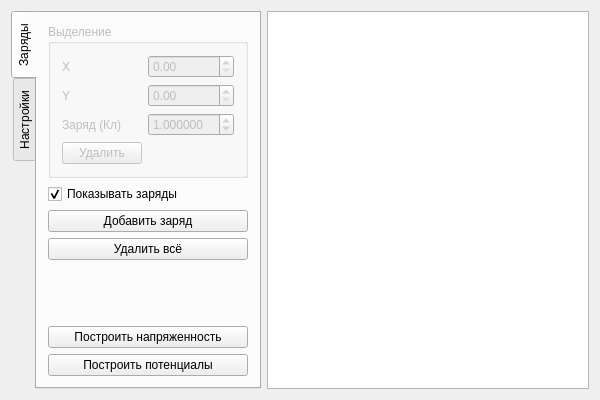
<?xml version="1.0" encoding="UTF-8"?>
<ui version="4.0">
 <class>MainWindow</class>
 <widget class="QMainWindow" name="MainWindow">
  <property name="geometry">
   <rect>
    <x>0</x>
    <y>0</y>
    <width>600</width>
    <height>400</height>
   </rect>
  </property>
  <property name="windowTitle">
   <string>MainWindow</string>
  </property>
  <widget class="QWidget" name="centralWidget">
   <layout class="QHBoxLayout" name="horizontalLayout">
    <item>
     <widget class="QTabWidget" name="tabWidget">
      <property name="maximumSize">
       <size>
        <width>250</width>
        <height>16777215</height>
       </size>
      </property>
      <property name="tabPosition">
       <enum>QTabWidget::West</enum>
      </property>
      <property name="currentIndex">
       <number>0</number>
      </property>
      <widget class="QWidget" name="tabCharges">
       <attribute name="title">
        <string>Заряды</string>
       </attribute>
       <layout class="QVBoxLayout" name="verticalLayout">
        <item>
         <widget class="QGroupBox" name="gbCharge">
          <property name="enabled">
           <bool>false</bool>
          </property>
          <property name="title">
           <string>Выделение</string>
          </property>
          <layout class="QFormLayout" name="formLayout">
           <property name="fieldGrowthPolicy">
            <enum>QFormLayout::AllNonFixedFieldsGrow</enum>
           </property>
           <item row="1" column="0">
            <widget class="QLabel" name="lbX">
             <property name="text">
              <string>X</string>
             </property>
            </widget>
           </item>
           <item row="1" column="1">
            <widget class="QDoubleSpinBox" name="sbX">
             <property name="accelerated">
              <bool>true</bool>
             </property>
             <property name="maximum">
              <double>400.000000000000000</double>
             </property>
            </widget>
           </item>
           <item row="2" column="0">
            <widget class="QLabel" name="lbY">
             <property name="text">
              <string>Y</string>
             </property>
            </widget>
           </item>
           <item row="2" column="1">
            <widget class="QDoubleSpinBox" name="sbY">
             <property name="accelerated">
              <bool>true</bool>
             </property>
             <property name="maximum">
              <double>400.000000000000000</double>
             </property>
            </widget>
           </item>
           <item row="3" column="0">
            <widget class="QLabel" name="lbCharge">
             <property name="text">
              <string>Заряд (Кл)</string>
             </property>
            </widget>
           </item>
           <item row="3" column="1">
            <widget class="QDoubleSpinBox" name="sbCharge">
             <property name="accelerated">
              <bool>true</bool>
             </property>
             <property name="decimals">
              <number>6</number>
             </property>
             <property name="minimum">
              <double>-100000.000000000000000</double>
             </property>
             <property name="maximum">
              <double>100000.000000000000000</double>
             </property>
             <property name="value">
              <double>1.000000000000000</double>
             </property>
            </widget>
           </item>
           <item row="6" column="0">
            <widget class="QPushButton" name="pbRemove">
             <property name="text">
              <string>Удалить</string>
             </property>
            </widget>
           </item>
          </layout>
         </widget>
        </item>
        <item>
         <widget class="QCheckBox" name="cbChargesVisible">
          <property name="text">
           <string>Показывать заряды</string>
          </property>
          <property name="checked">
           <bool>true</bool>
          </property>
         </widget>
        </item>
        <item>
         <widget class="QPushButton" name="pbAddCharge">
          <property name="text">
           <string>Добавить заряд</string>
          </property>
         </widget>
        </item>
        <item>
         <widget class="QPushButton" name="pbRemoveAll">
          <property name="text">
           <string>Удалить всё</string>
          </property>
         </widget>
        </item>
        <item>
         <spacer name="verticalSpacer">
          <property name="orientation">
           <enum>Qt::Vertical</enum>
          </property>
          <property name="sizeHint" stdset="0">
           <size>
            <width>20</width>
            <height>40</height>
           </size>
          </property>
         </spacer>
        </item>
        <item>
         <widget class="QPushButton" name="pbRenderE">
          <property name="text">
           <string>Построить напряженность</string>
          </property>
         </widget>
        </item>
        <item>
         <widget class="QPushButton" name="pbRenderP">
          <property name="text">
           <string>Построить потенциалы</string>
          </property>
         </widget>
        </item>
       </layout>
      </widget>
      <widget class="QWidget" name="tabConfig">
       <attribute name="title">
        <string>Настройки</string>
       </attribute>
       <layout class="QVBoxLayout" name="verticalLayout_2">
        <item>
         <widget class="QGroupBox" name="gbFieldSize">
          <property name="title">
           <string>Размеры поля</string>
          </property>
          <layout class="QFormLayout" name="formLayout_2">
           <property name="fieldGrowthPolicy">
            <enum>QFormLayout::AllNonFixedFieldsGrow</enum>
           </property>
           <item row="0" column="0">
            <widget class="QLabel" name="lbFieldWidth">
             <property name="text">
              <string>Ширина</string>
             </property>
            </widget>
           </item>
           <item row="1" column="0">
            <widget class="QLabel" name="lbFieldHeight">
             <property name="text">
              <string>Высота</string>
             </property>
            </widget>
           </item>
           <item row="0" column="1">
            <widget class="QSpinBox" name="sbFieldWidth">
             <property name="minimum">
              <number>10</number>
             </property>
             <property name="maximum">
              <number>2000</number>
             </property>
            </widget>
           </item>
           <item row="1" column="1">
            <widget class="QSpinBox" name="sbFieldHeight">
             <property name="minimum">
              <number>10</number>
             </property>
             <property name="maximum">
              <number>2000</number>
             </property>
            </widget>
           </item>
          </layout>
         </widget>
        </item>
       </layout>
      </widget>
     </widget>
    </item>
    <item>
     <widget class="QGraphicsView" name="graphicsView">
      <property name="renderHints">
       <set>QPainter::Antialiasing|QPainter::TextAntialiasing</set>
      </property>
     </widget>
    </item>
   </layout>
  </widget>
 </widget>
 <layoutdefault spacing="6" margin="11"/>
 <resources/>
 <connections>
  <connection>
   <sender>pbAddCharge</sender>
   <signal>clicked()</signal>
   <receiver>MainWindow</receiver>
   <slot>addCharge()</slot>
   <hints>
    <hint type="sourcelabel">
     <x>188</x>
     <y>252</y>
    </hint>
    <hint type="destinationlabel">
     <x>1</x>
     <y>122</y>
    </hint>
   </hints>
  </connection>
  <connection>
   <sender>pbRemoveAll</sender>
   <signal>clicked()</signal>
   <receiver>MainWindow</receiver>
   <slot>removeAll()</slot>
   <hints>
    <hint type="sourcelabel">
     <x>150</x>
     <y>284</y>
    </hint>
    <hint type="destinationlabel">
     <x>4</x>
     <y>371</y>
    </hint>
   </hints>
  </connection>
  <connection>
   <sender>pbRemove</sender>
   <signal>clicked()</signal>
   <receiver>MainWindow</receiver>
   <slot>removeCharge()</slot>
   <hints>
    <hint type="sourcelabel">
     <x>89</x>
     <y>169</y>
    </hint>
    <hint type="destinationlabel">
     <x>5</x>
     <y>210</y>
    </hint>
   </hints>
  </connection>
  <connection>
   <sender>sbX</sender>
   <signal>valueChanged(double)</signal>
   <receiver>MainWindow</receiver>
   <slot>changeChargeX(double)</slot>
   <hints>
    <hint type="sourcelabel">
     <x>165</x>
     <y>65</y>
    </hint>
    <hint type="destinationlabel">
     <x>252</x>
     <y>3</y>
    </hint>
   </hints>
  </connection>
  <connection>
   <sender>sbY</sender>
   <signal>valueChanged(double)</signal>
   <receiver>MainWindow</receiver>
   <slot>changeChargeY(double)</slot>
   <hints>
    <hint type="sourcelabel">
     <x>188</x>
     <y>96</y>
    </hint>
    <hint type="destinationlabel">
     <x>120</x>
     <y>1</y>
    </hint>
   </hints>
  </connection>
  <connection>
   <sender>sbCharge</sender>
   <signal>valueChanged(double)</signal>
   <receiver>MainWindow</receiver>
   <slot>changeChargeQ(double)</slot>
   <hints>
    <hint type="sourcelabel">
     <x>215</x>
     <y>129</y>
    </hint>
    <hint type="destinationlabel">
     <x>442</x>
     <y>3</y>
    </hint>
   </hints>
  </connection>
  <connection>
   <sender>pbRenderP</sender>
   <signal>clicked()</signal>
   <receiver>MainWindow</receiver>
   <slot>renderP()</slot>
   <hints>
    <hint type="sourcelabel">
     <x>144</x>
     <y>366</y>
    </hint>
    <hint type="destinationlabel">
     <x>299</x>
     <y>199</y>
    </hint>
   </hints>
  </connection>
  <connection>
   <sender>cbChargesVisible</sender>
   <signal>stateChanged(int)</signal>
   <receiver>MainWindow</receiver>
   <slot>setChargesVisible(int)</slot>
   <hints>
    <hint type="sourcelabel">
     <x>144</x>
     <y>210</y>
    </hint>
    <hint type="destinationlabel">
     <x>299</x>
     <y>199</y>
    </hint>
   </hints>
  </connection>
  <connection>
   <sender>sbFieldWidth</sender>
   <signal>valueChanged(int)</signal>
   <receiver>MainWindow</receiver>
   <slot>fieldSizeChanged()</slot>
   <hints>
    <hint type="sourcelabel">
     <x>183</x>
     <y>58</y>
    </hint>
    <hint type="destinationlabel">
     <x>299</x>
     <y>199</y>
    </hint>
   </hints>
  </connection>
  <connection>
   <sender>sbFieldHeight</sender>
   <signal>valueChanged(int)</signal>
   <receiver>MainWindow</receiver>
   <slot>fieldSizeChanged()</slot>
   <hints>
    <hint type="sourcelabel">
     <x>183</x>
     <y>91</y>
    </hint>
    <hint type="destinationlabel">
     <x>299</x>
     <y>199</y>
    </hint>
   </hints>
  </connection>
  <connection>
   <sender>pbRenderE</sender>
   <signal>clicked()</signal>
   <receiver>MainWindow</receiver>
   <slot>renderE()</slot>
   <hints>
    <hint type="sourcelabel">
     <x>88</x>
     <y>339</y>
    </hint>
    <hint type="destinationlabel">
     <x>3</x>
     <y>335</y>
    </hint>
   </hints>
  </connection>
 </connections>
 <slots>
  <slot>addCharge()</slot>
  <slot>removeCharge()</slot>
  <slot>removeAll()</slot>
  <slot>changeChargeX(double)</slot>
  <slot>changeChargeY(double)</slot>
  <slot>changeChargeQ(double)</slot>
  <slot>renderP()</slot>
  <slot>setChargesVisible(int)</slot>
  <slot>fieldSizeChanged()</slot>
  <slot>renderE()</slot>
 </slots>
</ui>
